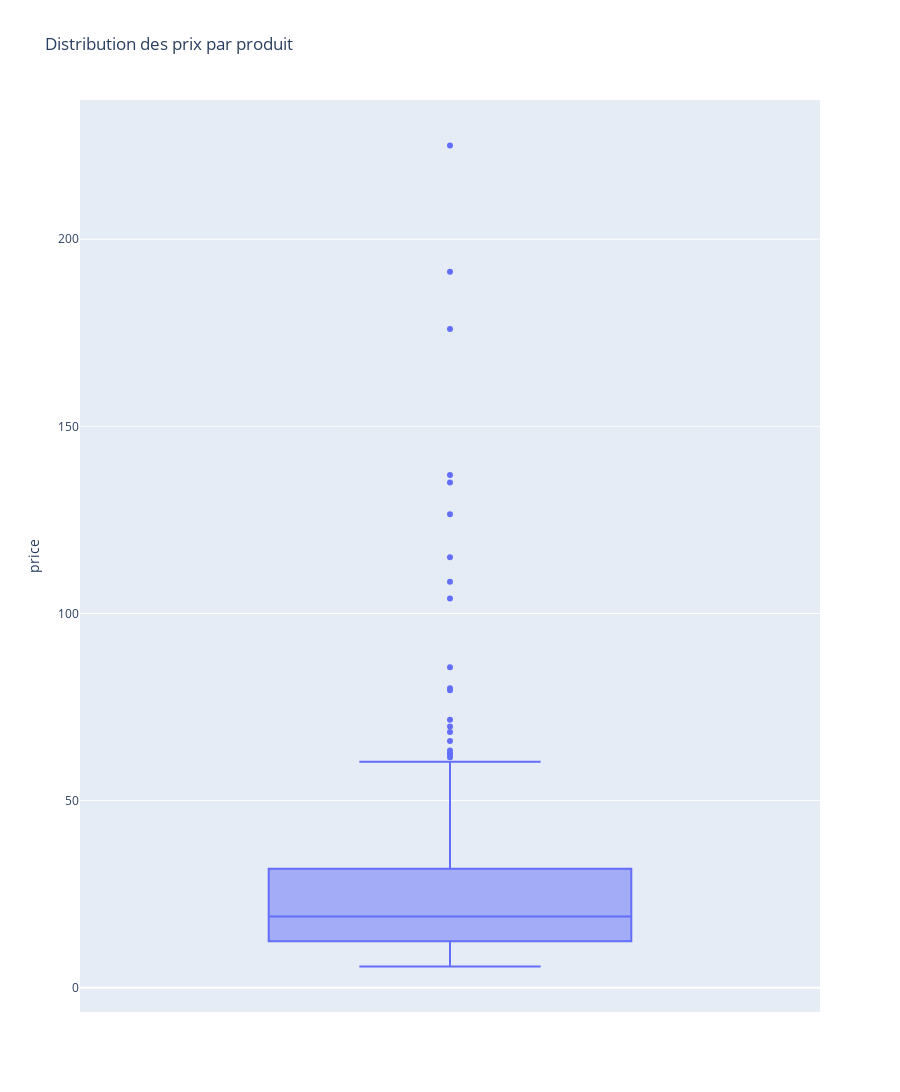

Notebook cell for this chart:
### Markdown cell above
### _Boxplot_

### Code cell
px.box(price_per_product, y="price", height=1500, title='Distribution des prix par produit')

### Figure 1 — Plotly figure (JSON) as saved in the notebook; plotly's stock layout.template omitted (floating-point values rounded to 4 significant figures; data arrays with more than 128 entries replaced by an {"elided": "..."} marker saying what was removed)
{"data": [{"alignmentgroup": "True", "hovertemplate": "price=%{y}<extra></extra>", "legendgroup": "", "marker": {"color": "#636efa"}, "name": "", "notched": false, "offsetgroup": "", "orientation": "v", "showlegend": false, "type": "box", "x0": " ", "xaxis": "x", "y": {"elided": "385 float values"}, "y0": " ", "yaxis": "y"}], "layout": {"boxmode": "group", "height": 1500, "legend": {"tracegroupgap": 0}, "title": {"text": "Distribution des prix par produit"}, "xaxis": {"anchor": "y", "domain": [0, 1]}, "yaxis": {"anchor": "x", "domain": [0, 1], "title": {"text": "price"}}}}
